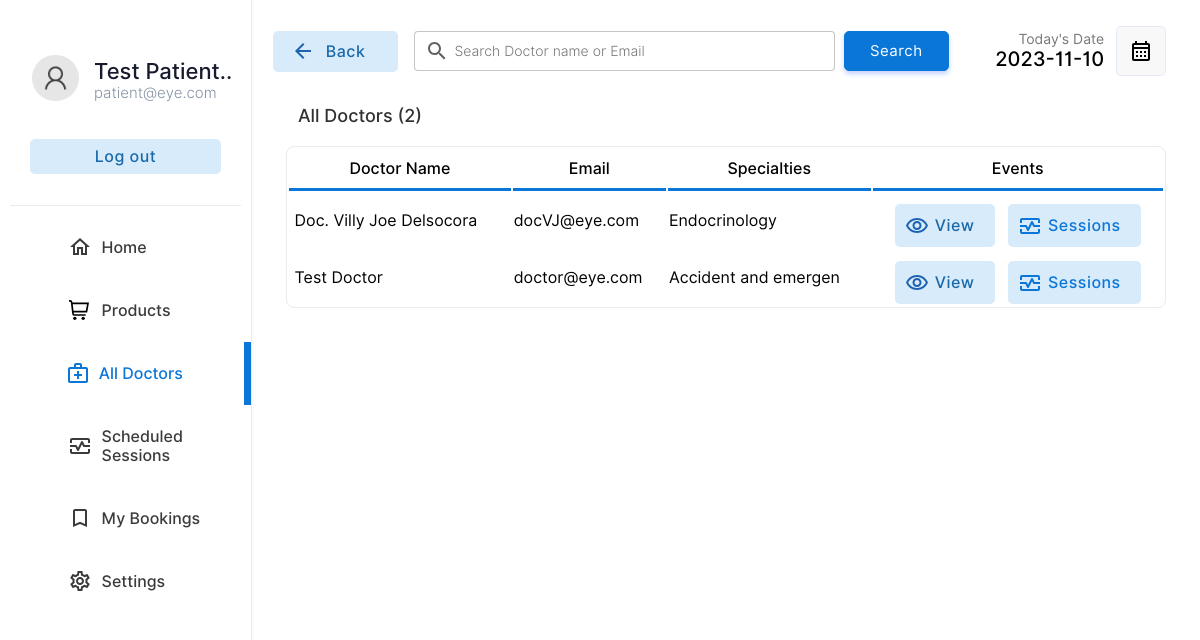
The page /patient/doctors.php (signed in) on the database its author committed.
### tables this page shows
CREATE TABLE `doctor` (
  `docid` int(11) NOT NULL,
  `docemail` varchar(255) DEFAULT NULL,
  `docname` varchar(255) DEFAULT NULL,
  `docpassword` varchar(255) DEFAULT NULL,
  `docnic` varchar(15) DEFAULT NULL,
  `doctel` varchar(15) DEFAULT NULL,
  `specialties` int(2) DEFAULT NULL
);

CREATE TABLE `specialties` (
  `id` int(2) NOT NULL,
  `sname` varchar(50) DEFAULT NULL
);

### patient/doctors.php (the view, shortened to what this page needs)
<?php
include("../connection.php");
?>
<!DOCTYPE html>
<html lang="en">
<head>
    <link rel="stylesheet" href="../css/animations.css">
    <link rel="stylesheet" href="../css/main.css">
    <link rel="stylesheet" href="../css/admin.css">
</head>
<body>
    <div class="container">
        <div class="menu">
            <table class="menu-container" border="0">
                <tr>
                    <td style="padding:10px" colspan="2">
                        <table border="0" class="profile-container">
                            <tr>
                                <td width="30%" style="padding-left:20px" >
                                    <img src="../img/user.png" alt="" width="100%" style="border-radius:50%">
                                </td>
                                <td style="padding:0px;margin:0px;">
                                    <p class="profile-title"><?php echo $_SESSION['pname'];  ?>..</p>
                                    <p class="profile-subtitle"><?php echo $_SESSION['pemail'];  ?></p>
                                </td>
                            </tr>
                            <tr>
                                <td colspan="2">
                                <a href="../logout.php" ><input type="button" value="Log out" class="logout-btn btn-primary-soft btn"></a>
                                </td>
                            </tr>
                    </table>
                    </td>
                </tr>
                <tr class="menu-row" >
                    <td class="menu-btn menu-icon-home " >
                        <a href="index.php" class="non-style-link-menu "><div><p class="menu-text">Home</p></a></div></a>
                <tr class="menu-row">
                    <td class="menu-btn" style="background-image: url('../img/icons/products.svg')">
                        <a href="products.php" class="non-style-link-menu"><div><p class="menu-text">Products</p></a></div>
                <tr class="menu-row">
                    <td class="menu-btn menu-icon-doctor menu-active menu-icon-doctor-active">
                        <a href="doctors.php" class="non-style-link-menu non-style-link-menu-active"><div><p class="menu-text">All Doctors</p></a></div>
                    </td>
                </tr>
                <tr class="menu-row" >
                    <td class="menu-btn menu-icon-session">
                        <a href="schedule.php" class="non-style-link-menu"><div><p class="menu-text">Scheduled Sessions</p></div></a>
                    </td>
                </tr>
                <tr class="menu-row" >
                    <td class="menu-btn menu-icon-appoinment">
                        <a href="appointment.php" class="non-style-link-menu"><div><p class="menu-text">My Bookings</p></a></div>
                    </td>
                </tr>
                <tr class="menu-row" >
                    <td class="menu-btn menu-icon-settings">
                        <a href="settings.php" class="non-style-link-menu"><div><p class="menu-text">Settings</p></a></div>
                    </td>
                </tr>
        <div class="dash-body">
            <table border="0" width="100%" style=" border-spacing: 0;margin:0;padding:0;margin-top:25px; ">
                <tr >
                    <td width="13%">
                        <a href="doctors.php" ><button  class="login-btn btn-primary-soft btn btn-icon-back"  style="padding-top:11px;padding-bottom:11px;margin-left:20px;width:125px"><font class="tn-in-text">Back</font></button></a>
                    </td>
                    <td>
                        <form action="" method="post" class="header-search">
                            <input type="search" name="search" class="input-text header-searchbar" placeholder="Search Doctor name or Email" list="doctors">&nbsp;&nbsp;
                            <?php
                                $list11 = $database->query("select  docname,docemail from  doctor;");
?>
                            <input type="Submit" value="Search" class="login-btn btn-primary btn" style="padding-left: 25px;padding-right: 25px;padding-top: 10px;padding-bottom: 10px;">
                        </form>
                    </td>
                    <td width="15%">
                        <p style="font-size: 14px;color: rgb(119, 119, 119);padding: 0;margin: 0;text-align: right;">
                            Today's Date
                        </p>
                        <p class="heading-sub12" style="padding: 0;margin: 0;">
                            <?php
                        $date = date('Y-m-d');
                        echo $date;
                        ?>
                        </p>
                    </td>
                    <td width="10%">
                        <button  class="btn-label"  style="display: flex;justify-content: center;align-items: center;"><img src="../img/calendar.svg" width="100%"></button>
                    </td>
                </tr>
                <tr>
                    <td colspan="4" style="padding-top:10px;">
                        <p class="heading-main12" style="margin-left: 45px;font-size:18px;color:rgb(49, 49, 49)">All Doctors (<?php echo $list11->num_rows; ?>)</p>
                    </td>
                </tr>
                <?php
                    if($_POST){
                        $keyword=$_POST["search"];
                        $sqlmain= "select * from doctor where docemail='$keyword' or docname='$keyword' or docname like '$keyword%' or docname like '%$keyword' or docname like '%$keyword%'";
                    }else{
                        $sqlmain= "select * from doctor order by docid desc";
                    }
                ?>
                <tr>
                   <td colspan="4">
                       <center>
                        <div class="abc scroll">
                        <table width="93%" class="sub-table scrolldown" border="0">
                        <thead>
                        <tr>
                                <th class="table-headin">
                                Doctor Name
                                </th>
                                <th class="table-headin">
                                    Email
                                </th>
                                <th class="table-headin">
                                    Specialties
                                </th>
                                <th class="table-headin">
                                    Events
                                </tr>
                        </thead>
                        <tbody>
                            <?php
                                $result= $database->query($sqlmain);
                                if($result->num_rows==0){
                                    echo '<tr>
                                    <td colspan="4">
                                    <br><br><br><br>
                                    <center>
                                    <img src="../img/notfound.svg" width="25%">
                                    <br>
                                    <p class="heading-main12" style="margin-left: 45px;font-size:20px;color:rgb(49, 49, 49)">We  couldnt find anything related to your keywords !</p>
                                    <a class="non-style-link" href="doctors.php"><button  class="login-btn btn-primary-soft btn"  style="display: flex;justify-content: center;align-items: center;margin-left:20px;">&nbsp; Show all Doctors &nbsp;</font></button>
                                    </a>
                                    </center>
                                    <br><br><br><br>
                                    </td>
                                    </tr>';
                                }
                                else{
                                for ( $x=0; $x<$result->num_rows;$x++){
                                    $row=$result->fetch_assoc();
                                    $docid=$row["docid"];
                                    $name=$row["docname"];
                                    $email=$row["docemail"];
                                    $spe=$row["specialties"];
                                    $spcil_res= $database->query("select sname from specialties where id='$spe'");
                                    $spcil_array= $spcil_res->fetch_assoc();
                                    $spcil_name=$spcil_array["sname"];
                                    echo '<tr>
                                        <td> &nbsp;'.
                                        substr($name,0,30)
                                        .'</td>
                                        <td>
                                        '.substr($email,0,20).'
                                        </td>
                                        <td>
                                            '.substr($spcil_name,0,20).'
                                        </td>
                                        <td>
                                        <div style="display:flex;justify-content: center;">
                                        <a href="?action=view&id='.$docid.'" class="non-style-link"><button  class="btn-primary-soft btn button-icon btn-view"  style="padding-left: 40px;padding-top: 12px;padding-bottom: 12px;margin-top: 10px;"><font class="tn-in-text">View</font></button></a>
                                       &nbsp;&nbsp;&nbsp;
                                       <a href="?action=session&id='.$docid.'&name='.$name.'"  class="non-style-link"><button  class="btn-primary-soft btn button-icon menu-icon-session-active"  style="padding-left: 40px;padding-top: 12px;padding-bottom: 12px;margin-top: 10px;"><font class="tn-in-text">Sessions</font></button></a>
                                        </div>
                                        </td>
                                    </tr>';
                                }
                            }
                            ?>
                            </tbody>
                        </table>
                        </div>
                        </center>
                   </td>
                </tr>
            </table>
        </div>
</body>
</html>

### css/main.css (style rules this page uses)
:root { --primarycolor: #0A76D8; --primarycolorhover: #006dd3; --btnice:#D8EBFA; --btnnicetext:#1b62b3; }
body { margin: 0; padding: 0; border-spacing: 0; font-family: 'Inter', sans-serif; }
.input-text { border-radius: 4px; border: 0.5px solid rgb(226, 226, 226); padding: 10px; width: 92%; transition: 0.2s; outline: none; }
.input-text { border: 1px solid #e9ecef; font-size: 14px; line-height: 26px; background-color: #fff; display: block; width: 100%; padding: .375rem .75rem; font-weight: 300; line-height: 1.5; color: #212529; background-color: #fff; background-clip: padding-box; -webkit-appearance: none; -moz-appearance: none; appearance: none; border-radius: .25rem; transition: border-color .15s ease-in-out,box-shadow .15s ease-in-out; }
.input-text::placeholder { font-family: 'Inter', sans-serif; }
.btn { cursor: pointer; padding: 8px 20px; outline: none; text-decoration: none; font-size: 15px; letter-spacing: 0.5px; transition: all 0.3s; border-radius: 5px; font-family: 'Inter', sans-serif; }
.btn-primary { background-color: var(--primarycolor) ; border: 1px solid var(--primarycolor) ; color: #fff ; box-shadow: 0 3px 5px 0 rgba(57,108,240,0.3); }
.btn-primary-soft { background-color: #D8EBFA ; color: #1969AA; font-weight: 500; font-size: 16px; border: none; }
.non-style-link:link, .non-style-link:visited, .non-style-link:hover, .non-style-link:active { text-decoration: none; color: rgb(43, 43, 43); }
.btn-label { margin-left: 10px; padding: 12px 12px; outline: none; text-decoration: none; font-size: 15px; letter-spacing: 0.5px; transition: all 0.3s; border-radius: 5px; background-color: #f0f0f073; border: 1px solid rgba(57,108,240,0.1) ; font-family: 'Inter', sans-serif; }
.sub-table { border: 1px solid #ebebeb; border-radius: 8px; }
.table-headin { font-size: 16px; font-weight: 500; padding: 10px; border-bottom: 3px solid var(--primarycolor); }
.abc { width: 100%; height: 550px; overflow: auto; }
input[type=search] { background-image: url('../img/search.svg'); background-position: 10px 50%; background-repeat: no-repeat; transition: 0.5s; padding: 8px 20px 8px 40px; }
.button-icon { background-position: 10px 50%; background-repeat: no-repeat; transition: 0.5s; padding: 8px 20px 8px 40px; }
.menu-btn { padding:6px; color: #3b3b3b; background-position: 30% 50%; background-repeat: no-repeat; transition: 0.5s; }
.menu-text { padding-left: 40%; font-weight: 500; font-size: 16px; }
.menu-active { color: var(--primarycolor); border-right: 7px solid var(--primarycolor); background-color: var(); }
.non-style-link-menu:link, .non-style-link-menu:visited, .non-style-link-menu:active { text-decoration: none; color: #3b3b3b; }
.non-style-link-menu-active:link, .non-style-link-menu-active:visited, .non-style-link-menu-active:active { text-decoration: none; color: var(--primarycolor); }
.menu-icon-doctor { background-image: url('../img/icons/doctors.svg'); }
.menu-icon-appoinment { background-image: url('../img/icons/book.svg'); }
.menu-icon-settings { background-image: url('../img/icons/settings.svg'); }
.menu-icon-session { background-image: url('../img/icons/session.svg'); }
.menu-icon-home { background-image: url('../img/icons/home.svg'); }
.menu-icon-doctor:hover,.menu-icon-doctor-active { color: var(--primarycolor); background-image: url('../img/icons/doctors-hover.svg'); }
.menu-icon-session:hover,.menu-icon-session-active { color: var(--primarycolor); background-image: url('../img/icons/session-iceblue.svg'); }
.btn-icon-back { background-image: url('../img/icons/back-iceblue.svg'); background-position: 18px 50%; background-repeat: no-repeat; transition: 0.5s; padding: 8px 20px 8px 40px; }
.btn-view { background-image: url('../img/icons/view-iceblue.svg'); }

### patient/doctors.php (style rules this page uses)
.sub-table { animation: transitionIn-Y-bottom 0.5s; }

### rows shown on the page
doctor: docname "Doc. Villy Joe Delsocora", docemail "docVJ@eye.com", specialties.sname "Endocrinology"
doctor: docname "Test Doctor", docemail "doctor@eye.com", specialties.sname "Accident and emergen"

### other values the page prints
$_SESSION['pname'] "Test Patient"
$_SESSION['pemail'] "patient@eye.com"
$list11->num_rows "2"
